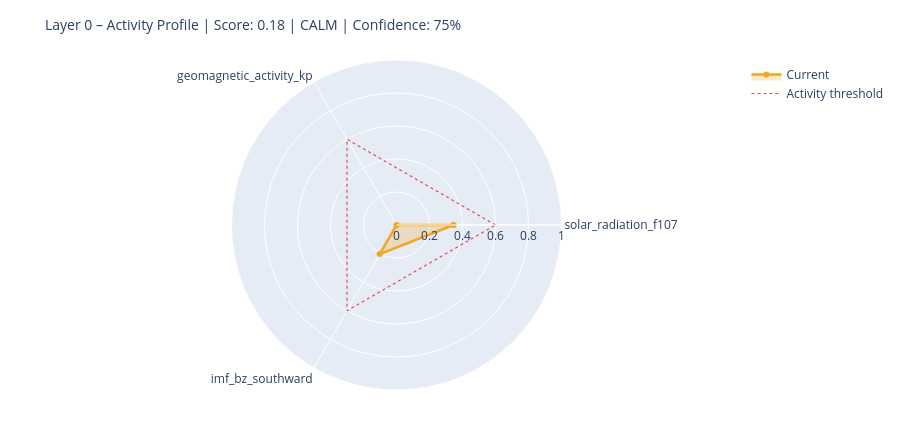

Here is the notebook cell this chart was saved with:
### Markdown cell above
---
## 6. State Assessment & Handoff to Layer 1

### Code cell
# ============================================================
# STEP 1 – Collect raw values with source modes
# Mode: 'primary' | 'fallback_3h' | 'last_valid' | 'missing'
# ============================================================

def safe_last(df, col):
    if df is None or col not in df.columns: return None
    s = df[col].dropna()
    return float(s.iloc[-1]) if not s.empty else None

f107_now = safe_last(df_f107, 'f10.7')
bz_now   = safe_last(df_mag,  'bz_gsm')
kp_now   = safe_last(df_kp,   'kp')
sw_now   = safe_last(df_sw,   'speed')

source_modes = {
    'F10.7':    'primary'  if f107_now is not None else 'missing',
    'Kp':       'primary'  if kp_now   is not None else 'missing',
    'IMF_Bz':   'primary'  if bz_now   is not None else 'missing',
    'SW_speed': 'primary'  if sw_now   is not None else 'missing',
}

# Kp Fallback – 3h endpoint
if kp_now is None:
    try:
        r = requests.get(
            'https://services.swpc.noaa.gov/json/noaa-planetary-k-index.json',
            timeout=10)
        r.raise_for_status()
        fb = pd.DataFrame(r.json())
        tc = next((c for c in fb.columns if 'time' in c.lower()), fb.columns[0])
        kc = next((c for c in fb.columns if 'kp' in c.lower() and c != tc), None)
        if kc:
            fb[kc] = fb[kc].astype(str).str.extract(r'([0-9]+(?:\.[0-9]*)?)')[0]
            fb[kc] = pd.to_numeric(fb[kc], errors='coerce')
            fb = fb[fb[kc] >= 0].dropna(subset=[kc])
            if not fb.empty:
                kp_now = float(fb[kc].iloc[-1])
                source_modes['Kp'] = 'fallback_3h'
                print(f'  Kp fallback (3h): {kp_now:.1f}')
    except Exception as e:
        print(f'  Kp fallback failed: {e}')

# Solar Wind Fallback – last valid value
if sw_now is None and df_sw is not None and 'speed' in df_sw.columns:
    s = df_sw['speed'].dropna()
    if not s.empty:
        sw_now = float(s.iloc[-1])
        source_modes['SW_speed'] = 'last_valid'
        print(f'  SW fallback (last_valid): {sw_now:.0f} km/s')

print()
print('Source modes:', source_modes)

# ============================================================
# STEP 2 – Score from available components only
# ============================================================

def norm(v, lo, hi):
    if v is None: return None
    return max(0.0, min(1.0, (v - lo) / (hi - lo)))

COMPONENTS = {
    'solar_radiation_f107':    (f107_now, norm(f107_now, 60, 250)),
    'geomagnetic_activity_kp': (kp_now,   norm(kp_now,   0,   9)),
    'imf_bz_southward':        (bz_now,   norm(-(bz_now or 0) if bz_now else None, -5, 30)
                                           if bz_now is not None else None),
    'solar_wind_speed':        (sw_now,   norm(sw_now, 300, 800)),
}

available   = {k: v[1] for k, v in COMPONENTS.items() if v[1] is not None}
unavailable = [k for k, v in COMPONENTS.items() if v[1] is None]

layer0_score = round(sum(available.values()) / len(available), 4) if available else None
confidence   = round(len(available) / len(COMPONENTS), 2)

level = ('unknown'  if layer0_score is None
         else 'calm'     if layer0_score < 0.3
         else 'moderate' if layer0_score < 0.6
         else 'active')

# ============================================================
# STEP 3 – Dominant Driver
# ============================================================

def dominant_driver(kp, f107, bz, sw):
    candidates = []
    if kp   is not None and kp   >= 4:   candidates.append(('geomagnetic',    kp / 9))
    if sw   is not None and sw   >= 500:  candidates.append(('solar_wind',     sw / 800))
    if bz   is not None and bz   <= -5:   candidates.append(('imf_southward',  abs(bz) / 30))
    if f107 is not None and f107 >= 150:  candidates.append(('solar_radiation',f107 / 250))
    return max(candidates, key=lambda x: x[1])[0] if candidates else 'none'

driver = dominant_driver(kp_now, f107_now, bz_now, sw_now)

# ============================================================
# STEP 4 – Downstream expectations
# ============================================================

def downstream_expectation(driver, score, kp, bz, f107):
    exp = {
        'magnetosphere':        'calm',
        'ionosphere':           'calm',
        'schumann_resonance':   'unchanged',
        'lithosphere_currents': 'low',
    }
    if driver == 'geomagnetic' or (kp and kp >= 5):
        exp['magnetosphere']        = 'compressed / storm'
        exp['ionosphere']           = 'elevated disturbance (TEC variability)'
        exp['schumann_resonance']   = 'elevated amplitude possible'
        exp['lithosphere_currents'] = 'elevated induction currents'
    elif driver == 'imf_southward' or (bz and bz <= -5):
        exp['magnetosphere']        = 'energy coupling active'
        exp['ionosphere']           = 'elevated electron density possible'
        exp['schumann_resonance']   = 'slight modulation possible'
    elif driver == 'solar_radiation' or (f107 and f107 >= 150):
        exp['ionosphere']           = 'elevated ionization (F-layer)'
        exp['schumann_resonance']   = 'slightly elevated background activity'
    return exp

downstream = downstream_expectation(driver, layer0_score, kp_now, bz_now, f107_now)

# ============================================================
# CONSOLE OUTPUT
# ============================================================

W = 58
print('=' * W)
print('LAYER 0 – STATE ASSESSMENT')
print('=' * W)
for name, (raw_v, score_v) in COMPONENTS.items():
    if score_v is not None:
        bar = '█' * int(score_v * 20) + '░' * (20 - int(score_v * 20))
        print(f'  {name:<35}  {bar}  {score_v:.2f}')
    else:
        print(f'  {name:<35}  {"─" * 20}  n/a')
print('-' * W)
print(f'  Score ({len(available)}/{len(COMPONENTS)} components):  {layer0_score:.3f}')
print(f'  Confidence:         {confidence:.0%}')
print(f'  Level:              {level.upper()}')
print(f'  Dominant Driver:    {driver}')

# Radar chart
cats = list(available.keys())
vals = list(available.values())
if len(cats) >= 3:
    fig = go.Figure()
    fig.add_trace(go.Scatterpolar(
        r=vals + [vals[0]], theta=cats + [cats[0]],
        fill='toself', fillcolor='rgba(242,166,35,0.25)',
        line=dict(color='#F2A623', width=2.5), name='Current'
    ))
    fig.add_trace(go.Scatterpolar(
        r=[0.6] * (len(cats) + 1), theta=cats + [cats[0]],
        line=dict(color='#E24B4A', dash='dot', width=1.2),
        mode='lines', name='Activity threshold'
    ))
    fig.update_layout(
        title=dict(text=f'Layer 0 – Activity Profile | Score: {layer0_score:.2f} | {level.upper()} | Confidence: {confidence:.0%}',
                   font=dict(size=14)),
        polar=dict(radialaxis=dict(visible=True, range=[0, 1])),
        height=430, showlegend=True,
        margin=dict(l=60, r=60, t=60, b=40)
    )
    fig.show()

### Figure 1 — Plotly figure (JSON) as saved in the notebook; plotly's stock layout.template omitted (floating-point values rounded to 4 significant figures)
{"data": [{"fill": "toself", "fillcolor": "rgba(242,166,35,0.25)", "line": {"color": "#F2A623", "width": 2.5}, "name": "Current", "r": [0.3457, 0.0, 0.2037, 0.3457], "theta": ["solar_radiation_f107", "geomagnetic_activity_kp", "imf_bz_southward", "solar_radiation_f107"], "type": "scatterpolar"}, {"line": {"color": "#E24B4A", "dash": "dot", "width": 1.2}, "mode": "lines", "name": "Activity threshold", "r": [0.6, 0.6, 0.6, 0.6], "theta": ["solar_radiation_f107", "geomagnetic_activity_kp", "imf_bz_southward", "solar_radiation_f107"], "type": "scatterpolar"}], "layout": {"height": 430, "margin": {"b": 40, "l": 60, "r": 60, "t": 60}, "polar": {"radialaxis": {"range": [0, 1], "visible": true}}, "showlegend": true, "title": {"font": {"size": 14}, "text": "Layer 0 – Activity Profile | Score: 0.18 | CALM | Confidence: 75%"}}}
